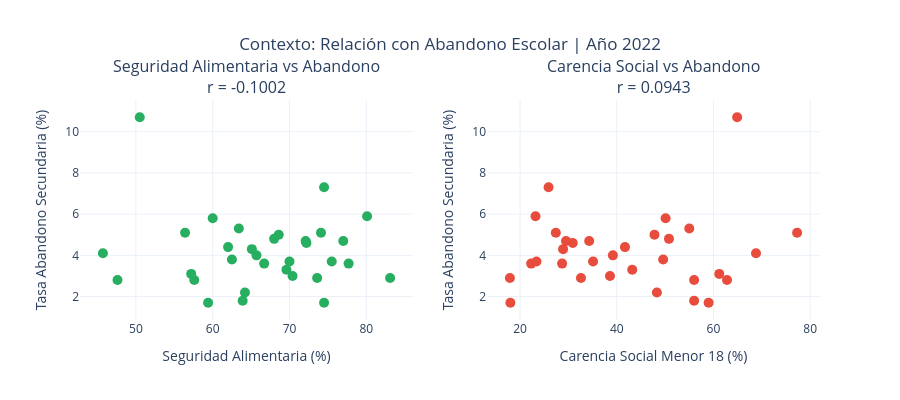

Source (notebook cell):
### Markdown cell above
## 📊 Correlación con Abandono Escolar (Contexto)

### Code cell
# Calcular correlación con abandono escolar
if 'tasa_abandono_secundaria' in df_analisis.columns:
    datos_abandono = df_analisis[['estado', var_x, var_y, 'tasa_abandono_secundaria']].dropna()
    
    corr_seg_aban, _ = pearsonr(datos_abandono[var_x], datos_abandono['tasa_abandono_secundaria'])
    corr_care_aban, _ = pearsonr(datos_abandono[var_y], datos_abandono['tasa_abandono_secundaria'])
    
    # Crear scatter comparativo
    fig = make_subplots(
        rows=1, cols=2,
        subplot_titles=(
            f'Seguridad Alimentaria vs Abandono<br>r = {corr_seg_aban:.4f}',
            f'Carencia Social vs Abandono<br>r = {corr_care_aban:.4f}'
        ),
        horizontal_spacing=0.1
    )
    
    # Seguridad vs Abandono
    fig.add_trace(
        go.Scatter(
            x=datos_abandono[var_x],
            y=datos_abandono['tasa_abandono_secundaria'],
            mode='markers',
            marker=dict(color='#27ae60', size=10),
            text=datos_abandono['estado'],
            hovertemplate='<b>%{text}</b><br>Seguridad: %{x:.1f}%<br>Abandono: %{y:.1f}%<extra></extra>',
            name='Seguridad vs Abandono'
        ),
        row=1, col=1
    )
    
    # Carencia vs Abandono
    fig.add_trace(
        go.Scatter(
            x=datos_abandono[var_y],
            y=datos_abandono['tasa_abandono_secundaria'],
            mode='markers',
            marker=dict(color='#e74c3c', size=10),
            text=datos_abandono['estado'],
            hovertemplate='<b>%{text}</b><br>Carencia: %{x:.1f}%<br>Abandono: %{y:.1f}%<extra></extra>',
            name='Carencia vs Abandono'
        ),
        row=1, col=2
    )
    
    fig.update_xaxes(title_text='Seguridad Alimentaria (%)', row=1, col=1)
    fig.update_xaxes(title_text='Carencia Social Menor 18 (%)', row=1, col=2)
    fig.update_yaxes(title_text='Tasa Abandono Secundaria (%)', row=1, col=1)
    fig.update_yaxes(title_text='Tasa Abandono Secundaria (%)', row=1, col=2)
    
    fig.update_layout(
        title_text=f'Contexto: Relación con Abandono Escolar | Año {ANIO}',
        title_x=0.5,
        showlegend=False,
        height=400,
        template='plotly_white'
    )
    
    fig.show()
    
    print(f"\n📊 Correlaciones con Abandono Secundaria:")
    print(f"   Seguridad Alimentaria: {corr_seg_aban:.4f}")
    print(f"   Carencia Social: {corr_care_aban:.4f}")
else:
    print("No hay datos de abandono escolar disponibles para este año")

### Figure 1 — Plotly figure (JSON) as saved in the notebook; plotly's stock layout.template omitted (floating-point values rounded to 4 significant figures)
{"data": [{"hovertemplate": "<b>%{text}</b><br>Seguridad: %{x:.1f}%<br>Abandono: %{y:.1f}%<extra></extra>", "marker": {"color": "#27ae60", "size": 10}, "mode": "markers", "name": "Seguridad vs Abandono", "text": ["Aguascalientes", "Baja California", "Baja California Sur", "Campeche", "Chiapas", "Chihuahua", "Ciudad de México", "Coahuila de Zaragoza", "Colima", "Durango", "Guanajuato", "Guerrero", "Hidalgo", "Jalisco", "Michoacán de Ocampo", "Morelos", "México", "Nayarit", "Nuevo León", "Oaxaca", "Puebla", "Querétaro", "Quintana Roo", "San Luis Potosí", "Sinaloa", "Sonora", "Tabasco", "Tamaulipas", "Tlaxcala", "Veracruz de Ignacio de la Llave", "Yucatán", "Zacatecas"], "type": "scatter", "x": [72.2, 83.1, 74.5, 63.4, 56.4, 80.1, 77.0, 75.5, 74.5, 62.0, 65.7, 45.7, 64.2, 72.1, 60.0, 62.5, 63.9, 70.4, 77.7, 50.5, 57.6, 74.1, 70.0, 69.6, 66.7, 65.1, 47.6, 73.6, 59.4, 57.2, 68.6, 68.0], "xaxis": "x", "y": [4.6, 2.9, 1.7, 5.3, 5.1, 5.9, 4.7, 3.7, 7.3, 4.4, 4.0, 4.1, 2.2, 4.7, 5.8, 3.8, 1.8, 3.0, 3.6, 10.7, 2.8, 5.1, 3.7, 3.3, 3.6, 4.3, 2.8, 2.9, 1.7, 3.1, 5.0, 4.8], "yaxis": "y"}, {"hovertemplate": "<b>%{text}</b><br>Carencia: %{x:.1f}%<br>Abandono: %{y:.1f}%<extra></extra>", "marker": {"color": "#e74c3c", "size": 10}, "mode": "markers", "name": "Carencia vs Abandono", "text": ["Aguascalientes", "Baja California", "Baja California Sur", "Campeche", "Chiapas", "Chihuahua", "Ciudad de México", "Coahuila de Zaragoza", "Colima", "Durango", "Guanajuato", "Guerrero", "Hidalgo", "Jalisco", "Michoacán de Ocampo", "Morelos", "México", "Nayarit", "Nuevo León", "Oaxaca", "Puebla", "Querétaro", "Quintana Roo", "San Luis Potosí", "Sinaloa", "Sonora", "Tabasco", "Tamaulipas", "Tlaxcala", "Veracruz de Ignacio de la Llave", "Yucatán", "Zacatecas"], "type": "scatter", "x": [30.9, 17.9, 18.0, 55.0, 77.3, 23.2, 34.3, 23.4, 25.9, 41.7, 39.2, 68.8, 48.3, 29.5, 50.1, 49.6, 56.0, 38.6, 22.3, 64.9, 62.8, 27.4, 35.1, 43.2, 28.7, 28.9, 56.0, 32.6, 59.0, 61.2, 47.8, 50.8], "xaxis": "x2", "y": [4.6, 2.9, 1.7, 5.3, 5.1, 5.9, 4.7, 3.7, 7.3, 4.4, 4.0, 4.1, 2.2, 4.7, 5.8, 3.8, 1.8, 3.0, 3.6, 10.7, 2.8, 5.1, 3.7, 3.3, 3.6, 4.3, 2.8, 2.9, 1.7, 3.1, 5.0, 4.8], "yaxis": "y2"}], "layout": {"annotations": [{"font": {"size": 16}, "showarrow": false, "text": "Seguridad Alimentaria vs Abandono<br>r = -0.1002", "x": 0.225, "xanchor": "center", "xref": "paper", "y": 1, "yanchor": "bottom", "yref": "paper"}, {"font": {"size": 16}, "showarrow": false, "text": "Carencia Social vs Abandono<br>r = 0.0943", "x": 0.775, "xanchor": "center", "xref": "paper", "y": 1, "yanchor": "bottom", "yref": "paper"}], "height": 400, "showlegend": false, "title": {"text": "Contexto: Relación con Abandono Escolar | Año 2022", "x": 0.5}, "xaxis": {"anchor": "y", "domain": [0, 0.45], "title": {"text": "Seguridad Alimentaria (%)"}}, "xaxis2": {"anchor": "y2", "domain": [0.55, 1], "title": {"text": "Carencia Social Menor 18 (%)"}}, "yaxis": {"anchor": "x", "domain": [0, 1], "title": {"text": "Tasa Abandono Secundaria (%)"}}, "yaxis2": {"anchor": "x2", "domain": [0, 1], "title": {"text": "Tasa Abandono Secundaria (%)"}}}}
